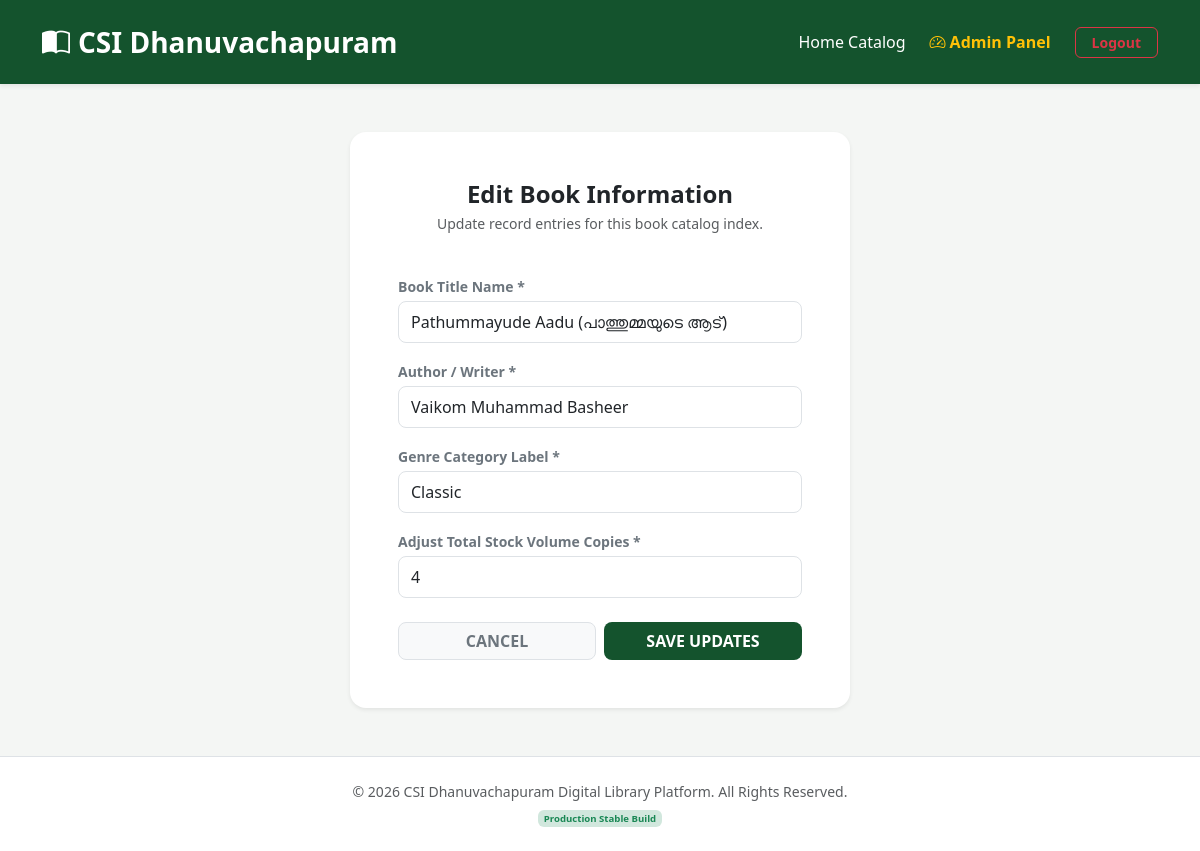
The app's page /admin/edit/3 (signed in) with its own data.
### tables this page shows
CREATE TABLE books (
            id INTEGER PRIMARY KEY AUTOINCREMENT,
            title TEXT NOT NULL,
            author TEXT NOT NULL,
            category TEXT NOT NULL,
            image_url TEXT,
            total_copies INTEGER NOT NULL,
            available_copies INTEGER NOT NULL
        );

### app.py (the view, shortened to what this page needs)
@app.route("/admin/edit/<int:book_id>", methods=["GET", "POST"])
def edit_book(book_id):
    if not session.get("is_admin"):
        return redirect(url_for("admin_login"))
    conn = get_db_connection()
    book = conn.execute("SELECT * FROM books WHERE id = ?", (book_id,)).fetchone()
    conn.close()
    return render_template("edit_book.html", book=book)

### app.py (called while the page is built)
def get_db_connection():
    conn = sqlite3.connect(DB_FILE)
    conn.row_factory = sqlite3.Row
    return conn

### templates/edit_book.html
{% extends 'base.html' %}
{% block content %}
<div class="d-flex justify-content-center align-items-center my-4">
    <div class="card border-0 shadow-sm rounded-4 p-4 p-sm-5 w-100" style="max-width: 500px;">
        <div class="mb-4 text-center">
            <h4 class="fw-bold text-dark tracking-tight m-0">Edit Book Information</h4>
            <p class="text-muted small mt-1">Update record entries for this book catalog index.</p>
        </div>
        <form method="POST" action="{{ url_for('edit_book', book_id=book.id) }}" class="d-flex flex-column gap-3">
            <div>
                <label class="form-label small text-secondary fw-semibold mb-1">Book Title Name *</label>
                <input type="text" name="title" value="{{ book.title }}" required class="form-control rounded-3 border py-2 text-dark shadow-none">
            </div>
            <div>
                <label class="form-label small text-secondary fw-semibold mb-1">Author / Writer *</label>
                <input type="text" name="author" value="{{ book.author }}" required class="form-control rounded-3 border py-2 text-dark shadow-none">
            </div>
            <div>
                <label class="form-label small text-secondary fw-semibold mb-1">Genre Category Label *</label>
                <input type="text" name="category" value="{{ book.category }}" required class="form-control rounded-3 border py-2 text-dark shadow-none">
            </div>
            <div>
                <label class="form-label small text-secondary fw-semibold mb-1">Adjust Total Stock Volume Copies *</label>
                <input type="number" name="copies" value="{{ book.total_copies }}" min="1" required class="form-control rounded-3 border py-2 text-dark shadow-none">
            </div>
            <div class="d-flex gap-2 mt-2">
                <a href="{{ url_for('admin_portal') }}" class="btn btn-light border w-50 py-2.5 rounded-3 fw-bold small text-uppercase text-secondary">Cancel</a>
                <button type="submit" class="btn btn-csi w-50 py-2.5 rounded-3 fw-bold small text-uppercase">Save Updates</button>
            </div>
        </form>
    </div>
</div>
{% endblock %}

### templates/base.html (style rules this page uses)
:root { --csi-green: #14532d; }
body { background-color: #f4f6f4; font-family: system-ui, -apple-system, sans-serif; }
.btn-csi { background-color: var(--csi-green); color: white; border: none; font-weight: 600; }

### records on screen
books: title "Pathummayude Aadu (പാത്തുമ്മയുടെ ആട്)", author "Vaikom Muhammad Basheer", category "Classic", copies "4"
